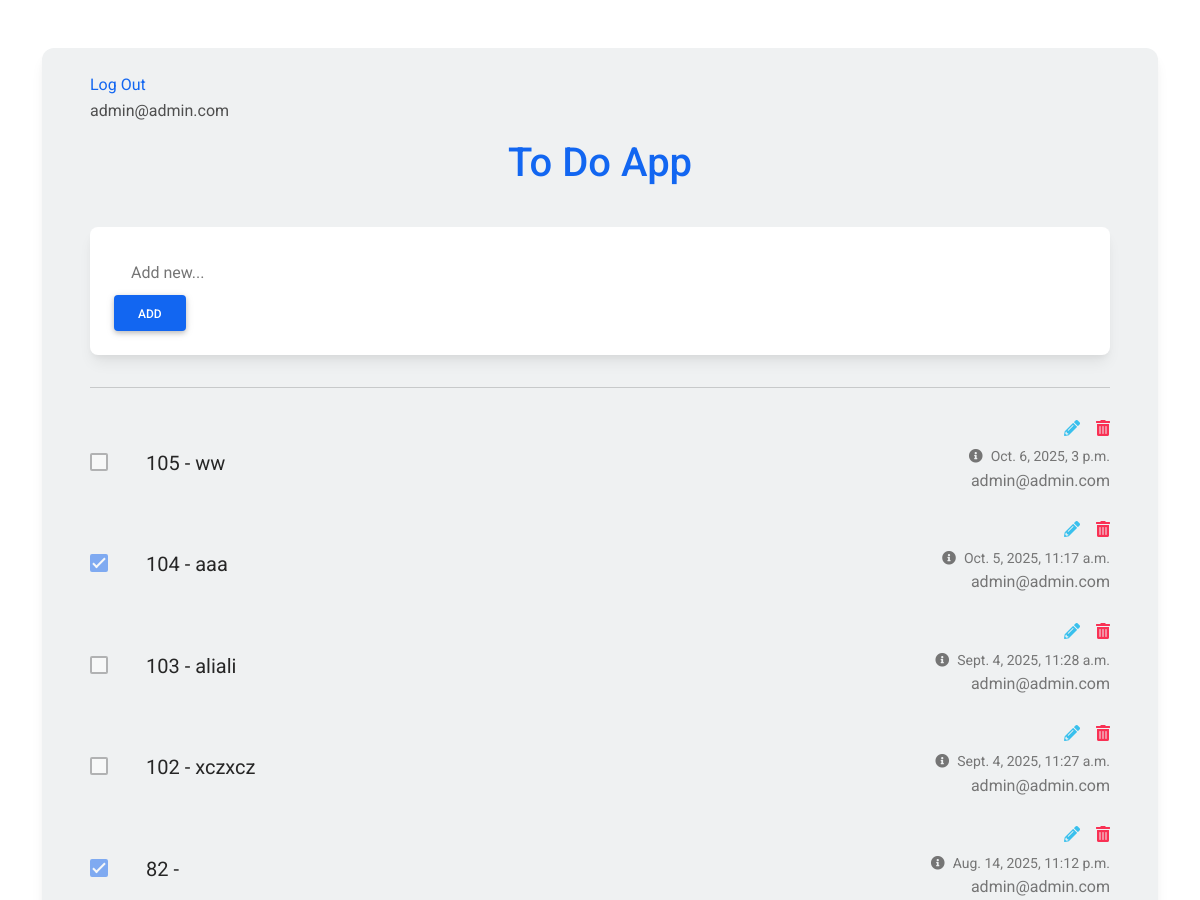
Before: /todo/task/ (signed in, upper part) with the older database file.
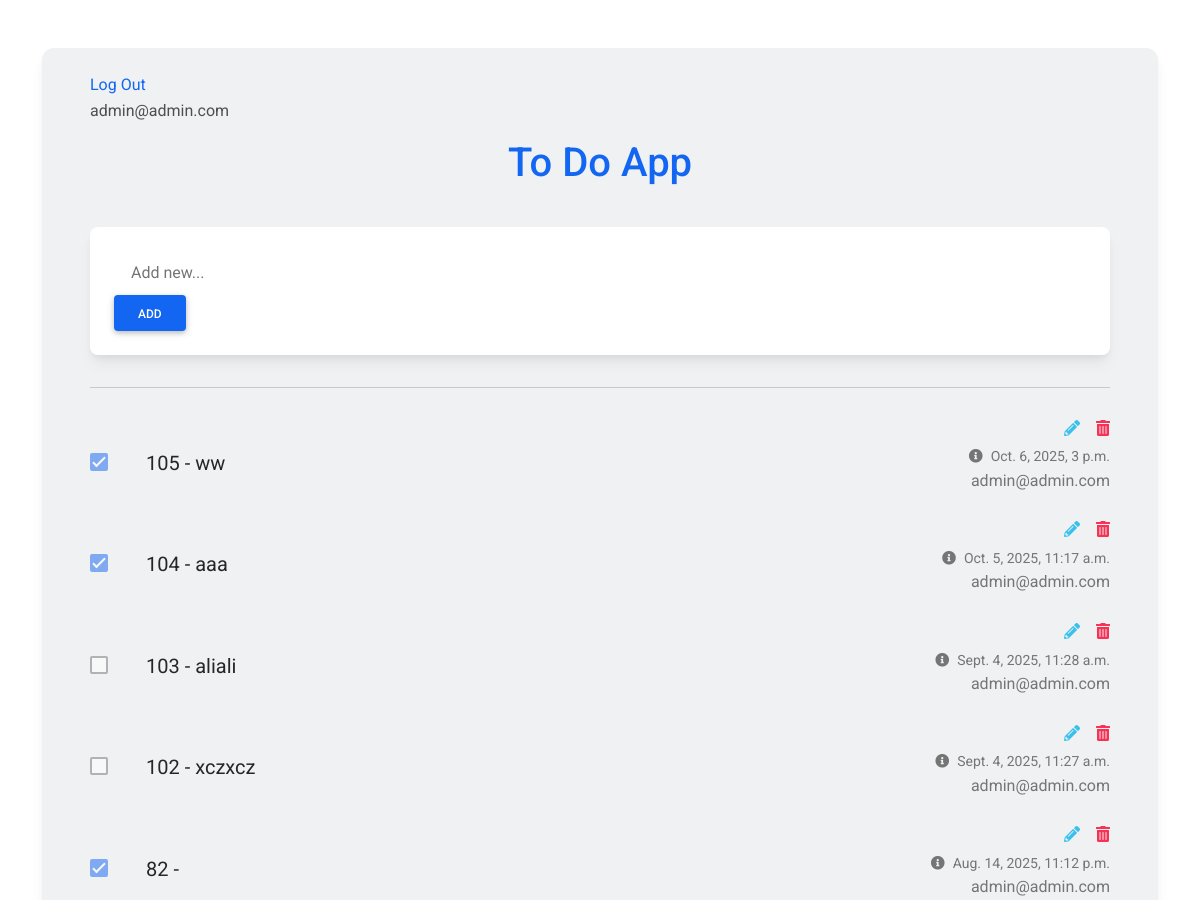
After: the same page with the newer database file.
### accounts/models.py (models this page shows)
class User(AbstractBaseUser, PermissionsMixin):
    email = models.EmailField(max_length=255, unique=True)
    is_staff = models.BooleanField(default=False)
    is_active = models.BooleanField(default=True)
    is_superuser = models.BooleanField(default=False)
    is_verified = models.BooleanField(default=False)
    created_date = models.DateTimeField(auto_now_add=True)
    updated_date = models.DateTimeField(auto_now=True)
    USERNAME_FIELD = "email"
    REQUIRED_FIELDS = []
    objects = UserManager()
    def __str__(self):
        return self.email

class Profile(models.Model):
    user = models.ForeignKey(User, on_delete=models.CASCADE)
    first_name = models.CharField(max_length=250)
    last_name = models.CharField(max_length=250)
    image = models.ImageField(blank=True, null=True)
    description = models.TextField()
    created_date = models.DateTimeField(auto_now_add=True)
    updated_date = models.DateTimeField(auto_now=True)
    def __str__(self):
        return self.user.email

### todo/models.py (models this page shows, shortened)
class Task(models.Model):
    author = models.ForeignKey("accounts.Profile", on_delete=models.CASCADE)
    title = models.CharField(max_length=250, blank=True, null=True)
    status = models.BooleanField(default=False)
    created_date = models.DateTimeField(auto_now_add=True)
    updated_date = models.DateTimeField(auto_now=True)

### todo/views.py (the view, shortened to what this page needs)
# urls.py: path("task/", TaskView.as_view(), name="task"),
class TaskView(MyLoginRequiredMixin, CreateView, ListView):
    model = Task
    template_name = "todo/task.html"
    success_url = "/todo/task/"
    context_object_name = "tasks"
    paginate_by = 50
    form_class = TaskForm
    def get_queryset(self):
        queryset = super().get_queryset()
        current_user = self.request.user
        queryset = queryset.filter(author__user=current_user)
        return queryset.order_by("-created_date")
    def get_initial(self):
        initial = super().get_initial()
        if self.request.user.is_authenticated:
            initial["author"] = Profile.objects.get(user=self.request.user)
        return initial

### todo/forms.py
class TaskForm(forms.ModelForm):
    class Meta:
        model = Task
        fields = ["author", "title"]
        widgets = {
            "author": forms.HiddenInput(),
        }

### templates/todo/task.html (shortened to what this page needs)
{%load static%}
<!DOCTYPE html>
<html lang="en">
<head>
  <link rel="stylesheet" href="https://use.fontawesome.com/releases/v5.15.2/css/all.css" />
  <link rel="stylesheet" href="{% static "todo/css/bootstrap-to-do-list.min.css" %}" />
</head>
<body>
  <section class="vh-100">
    <div class="container py-5 h-100">
      <div class="row d-flex justify-content-center align-items-center h-100">
        <div class="col">
          <div class="card" id="list1" style="border-radius: .75rem; background-color: #eff1f2;">
            <div class="card-body py-4 px-4 px-md-5">
              <a href='{% url 'accounts:logout'%}'> Log Out </a> <p>{{request.user}}</p>
              <p class="h1 text-center mt-3 mb-4 pb-3 text-primary">
                To Do App
              </p>
              <div class="pb-2">
                <div class="card">
                  <div class="card-body">
                    <div class="d-flex flex-row align-items-center">
                      <form action='{% url 'todo:task' %}'method="post">
                        <input type="text" name='title' class="form-control form-control-lg" id="exampleFormControlInput1" placeholder="Add new...">
                        <button type="submit" class="btn btn-primary">Add</button>
                      </form>
                    </div>
                  </div>
                </div>
              </div>
              <hr class="my-4">
              {% for task in tasks %}
              <ul class="list-group list-group-horizontal rounded-0 bg-transparent">
                <li class="list-group-item d-flex align-items-center ps-0 pe-3 py-1 rounded-0 border-0 bg-transparent">
                  <a href="{% url 'todo:task-complete' pk=task.id %}" title="complete todo">
                    <div class="form-check">
                      <input
                      class="form-check-input me-0"
                      type="checkbox"
                      value=''
                      id="flexCheckChecked1"
                      aria-label="..."
                      {% if task.status == True %}
                      checked
                      {% endif %}
                      disabled
                      />
                    </div>
                  </a>
                </li>
                <li class="list-group-item px-3 py-1 d-flex align-items-center flex-grow-1 border-0 bg-transparent">
                  <p class="lead fw-normal mb-0">{{task.id}} - {{task.title}} </p>
                </li>
                <li class="list-group-item ps-3 pe-0 py-1 rounded-0 border-0 bg-transparent">
                  <div class="d-flex flex-row justify-content-end mb-1">
                    <a href="{% url 'todo:task-edit' pk=task.id %}" class="text-info" data-mdb-toggle="tooltip" title="Edit todo"><i class="fas fa-pencil-alt me-3"></i></a>
                    <a href="{% url 'todo:task-delete' pk=task.id %}" class="text-danger" data-mdb-toggle="tooltip" title="Delete todo"><i class="fas fa-trash-alt"></i></a>
                  </div>
                  <div class="text-end text-muted">
                    <a href="#!" class="text-muted" data-mdb-toggle="tooltip" title="Created date">
                      <p class="small mb-0"><i class="fas fa-info-circle me-2"></i>{{task.created_date}}</p></a>
                      <p> {{task.author}} </p>
                  </div>
                </li>
              </ul>
              {% endfor %}
            </div>
          </div>
        </div>
      </div>
    </div>
  </section>
</body>
</html>

### templates/todo/task.html (style rules this page uses)
#list1 .form-control { border-color: transparent; }

Changed rows visible on the page:
changed Task "ww": status "☐" → "☑"
